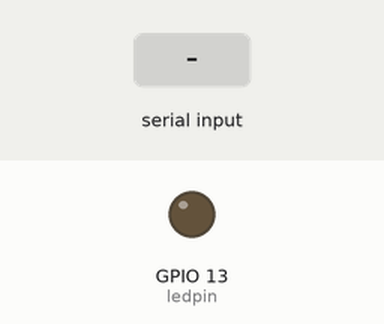
This sketch was run on a simulated ESP32. Parts: output pins drawn as LEDs (lit = HIGH). The test bench sets the inputs (shaded band). Nothing arrives over Bluetooth unless stated; what the sketch prints to the serial monitor is not drawn.

Above: at 1.2 s.
1.3 s: "1" received over the second serial link
At 1.9 s:
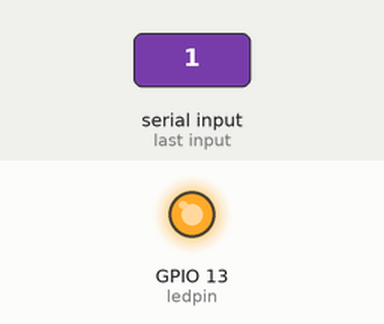
2.8 s: "0" received over the second serial link
At 4.2 s:
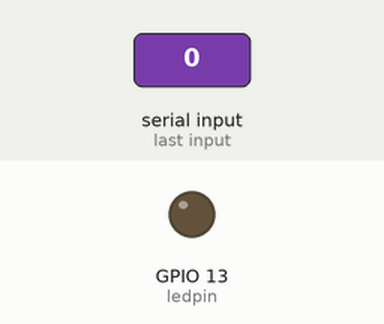
Timing chart, 0 to 5.8 s (numbered marks = the images above; inputs shaded):
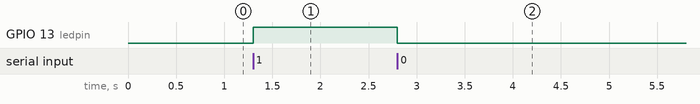

Measured:
- after the input at 1.3 s, GPIO 13 (ledpin): LOW → HIGH at once
- after the input at 2.8 s, GPIO 13 (ledpin): HIGH → LOW at once

The sketch:

bluetooth_communicator.ino
```cpp
#include <BluetoothSerial.h>

/* Check if Bluetooth configurations are enabled in the SDK */
/* If not, then you have to recompile the SDK */
#if !defined(CONFIG_BT_ENABLED) || !defined(CONFIG_BLUEDROID_ENABLED)
#error Bluetooth is not enabled! Please run `make menuconfig` to and enable it
#endif

#define ledpin 13
byte BTdata;
BluetoothSerial SerialBT;

const char *pin = "13579";

void setup() {
  // put your setup code here, to run once:
  Serial.begin(115200);
  pinMode(ledpin, OUTPUT);

  SerialBT.begin();
  Serial.println("Bluetooth enabled! Ready to pair...");

  SerialBT.setPin(pin);
  Serial.println("Using PIN: ");
  Serial.print(pin);

}

void loop() {
  // put your main code here, to run repeatedly:
  if(Serial.available()) {      // Read from laptop serial monitor and output to phone serial monitor
    SerialBT.write(Serial.read());
  }

  if(SerialBT.available()) {    // Read from phone serial monitor and output to laptop serial monitor
    BTdata = SerialBT.read();
    if(BTdata == '1' || BTdata == '0') {}
    else{
      Serial.write(BTdata);
    }
  }

  if(BTdata == '1') {             // If input from phone is 1 or 0, turn onboard LED on or off respectively
    digitalWrite(ledpin, HIGH);
  }
  if(BTdata == '0') {
    digitalWrite(ledpin, LOW);
  }
}
```
